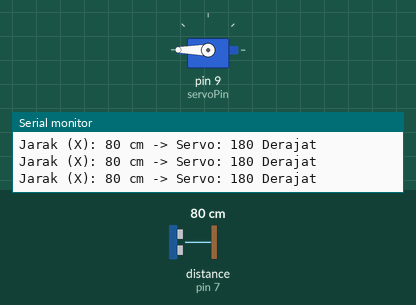
Recording of a sketch running on a simulated Arduino Uno, built with avr-gcc and run on an emulated ATmega328P. Shown: servo, the last lines printed to the serial monitor. Wiring (inferred from the names in the program): ultrasonic range finder: trigger pin 7; echo pin 7. The inputs (shaded band) are chosen by the test bench; at power-on: distance to the obstacle (sensor on pin 7) 80 cm. The echo pulse lasts 58.3 µs per cm.

Above: at 1.7 s.
1.8 s: distance to the obstacle (sensor on pin 7) set to 96 cm
3.3 s: distance to the obstacle (sensor on pin 7) set to 104 cm
At 4.4 s:
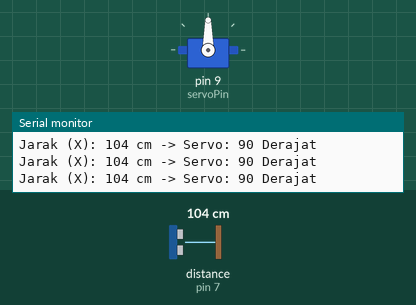
4.8 s: distance to the obstacle (sensor on pin 7) set to 197 cm
6.3 s: distance to the obstacle (sensor on pin 7) set to 204 cm
At 7.1 s:
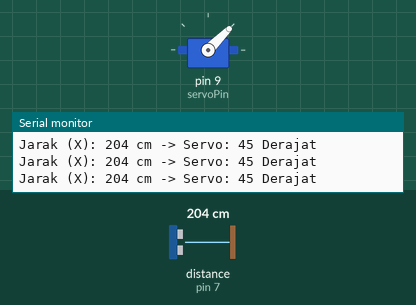
7.8 s: distance to the obstacle (sensor on pin 7) set to 2 cm
At 9.0 s:
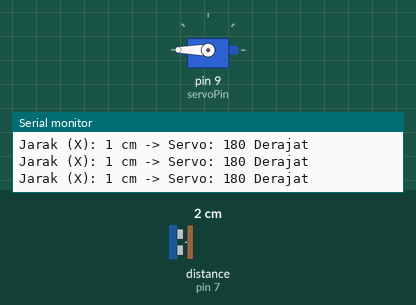
9.3 s: distance to the obstacle (sensor on pin 7) set to 120 cm
At 9.7 s:
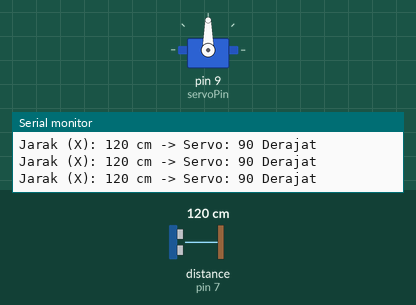
Timing chart, 0 to 11.8 s (numbered marks = the images above; inputs shaded):
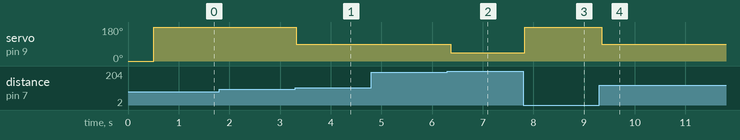

Measured:
- the behaviour switches between 99 and 100 cm on distance to the obstacle (sensor on pin 7) (found by bisection; images 0 and 1)
- the behaviour switches between 200 and 201 cm on distance to the obstacle (sensor on pin 7) (found by bisection; images 1 and 2)
- after the input at 3.3 s, servo on pin 9 (servoPin): 180° → 90° at once
- after the input at 6.3 s, servo on pin 9 (servoPin): 90° → 45° after 0.07 s
- after the input at 7.8 s, servo on pin 9 (servoPin): 45° → 180° at once
- after the input at 9.3 s, servo on pin 9 (servoPin): 180° → 90° at once

The sketch:

Program-02_Ultrasonic_Servo_Distance.ino
```cpp
#include <Servo.h>

// PASTIKAN nomor pin ini sama dengan pin yang kamu colok di Arduino
const int pingPin = 7;   // Pin SIG ultrasonik
const int servoPin = 9;  // Pin Signal servo

Servo myServo;

// Fungsi pembaca jarak standar Tinkercad
long readUltrasonicDistance(int triggerPin, int echoPin) {
  pinMode(triggerPin, OUTPUT);
  digitalWrite(triggerPin, LOW);
  delayMicroseconds(2);

  // Tembak sinyal trigger 10 us
  digitalWrite(triggerPin, HIGH);
  delayMicroseconds(10);
  digitalWrite(triggerPin, LOW);

  // Dengar pantulan sinyal
  pinMode(echoPin, INPUT);
  return pulseIn(echoPin, HIGH);
}

void setup() {
  Serial.begin(9600);
  myServo.attach(servoPin);

  // Posisi awal dipaksa ke 0 agar terlihat pergerakannya saat start
  myServo.write(0);
  delay(500);

  Serial.println("=== SYSTEM READY ===");
}

void loop() {
  // 0.01723 = kecepatan suara (cm/us) dibagi 2
  long duration = readUltrasonicDistance(pingPin, pingPin);
  long x = duration * 0.01723;

  Serial.print("Jarak (X): ");
  Serial.print(x);
  Serial.print(" cm -> ");

  if (x < 100) {
    myServo.write(180);
    Serial.println("Servo: 180 Derajat");
  }
  else if (x >= 100 && x <= 200) {
    myServo.write(90);
    Serial.println("Servo: 90 Derajat");
  }
  else {
    myServo.write(45);
    Serial.println("Servo: 45 Derajat");
  }

  delay(150);
}
```
